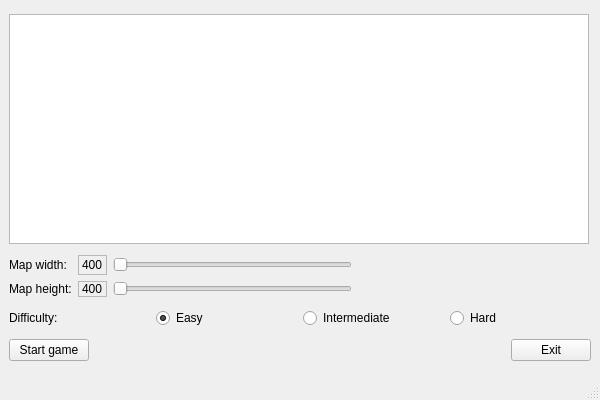
<?xml version="1.0" encoding="UTF-8"?>
<ui version="4.0">
 <class>SnakeMainWindow</class>
 <widget class="QMainWindow" name="SnakeMainWindow">
  <property name="geometry">
   <rect>
    <x>0</x>
    <y>0</y>
    <width>600</width>
    <height>400</height>
   </rect>
  </property>
  <property name="minimumSize">
   <size>
    <width>600</width>
    <height>400</height>
   </size>
  </property>
  <property name="maximumSize">
   <size>
    <width>600</width>
    <height>400</height>
   </size>
  </property>
  <property name="windowTitle">
   <string>MainWindow</string>
  </property>
  <property name="windowIcon">
   <iconset resource="snake.qrc">
    <normaloff>:/pixmap/SnakeHead.png</normaloff>:/pixmap/SnakeHead.png</iconset>
  </property>
  <widget class="QWidget" name="centralwidget">
   <layout class="QVBoxLayout" name="verticalLayout">
    <item>
     <widget class="QGraphicsView" name="snake_img_">
      <property name="minimumSize">
       <size>
        <width>580</width>
        <height>230</height>
       </size>
      </property>
      <property name="maximumSize">
       <size>
        <width>580</width>
        <height>230</height>
       </size>
      </property>
      <property name="verticalScrollBarPolicy">
       <enum>Qt::ScrollBarAlwaysOff</enum>
      </property>
      <property name="horizontalScrollBarPolicy">
       <enum>Qt::ScrollBarAlwaysOff</enum>
      </property>
     </widget>
    </item>
    <item>
     <layout class="QGridLayout" name="gridLayout">
      <item row="0" column="2">
       <widget class="QSlider" name="horizontalSlider">
        <property name="minimum">
         <number>400</number>
        </property>
        <property name="maximum">
         <number>900</number>
        </property>
        <property name="singleStep">
         <number>32</number>
        </property>
        <property name="value">
         <number>400</number>
        </property>
        <property name="orientation">
         <enum>Qt::Horizontal</enum>
        </property>
       </widget>
      </item>
      <item row="0" column="0">
       <widget class="QLabel" name="MapWidth">
        <property name="text">
         <string>Map width:</string>
        </property>
       </widget>
      </item>
      <item row="1" column="0">
       <widget class="QLabel" name="MapHeight">
        <property name="enabled">
         <bool>true</bool>
        </property>
        <property name="autoFillBackground">
         <bool>false</bool>
        </property>
        <property name="frameShape">
         <enum>QFrame::NoFrame</enum>
        </property>
        <property name="text">
         <string>Map height:</string>
        </property>
       </widget>
      </item>
      <item row="0" column="1">
       <widget class="QLabel" name="width_lbl_">
        <property name="frameShape">
         <enum>QFrame::StyledPanel</enum>
        </property>
        <property name="text">
         <string>400</string>
        </property>
       </widget>
      </item>
      <item row="1" column="1">
       <widget class="QLabel" name="height_lbl_">
        <property name="frameShape">
         <enum>QFrame::StyledPanel</enum>
        </property>
        <property name="text">
         <string>400</string>
        </property>
       </widget>
      </item>
      <item row="0" column="3">
       <spacer name="horizontalSpacer">
        <property name="orientation">
         <enum>Qt::Horizontal</enum>
        </property>
        <property name="sizeHint" stdset="0">
         <size>
          <width>40</width>
          <height>20</height>
         </size>
        </property>
       </spacer>
      </item>
      <item row="1" column="2">
       <widget class="QSlider" name="horizontalSlider_2">
        <property name="minimum">
         <number>400</number>
        </property>
        <property name="maximum">
         <number>600</number>
        </property>
        <property name="singleStep">
         <number>32</number>
        </property>
        <property name="value">
         <number>400</number>
        </property>
        <property name="orientation">
         <enum>Qt::Horizontal</enum>
        </property>
       </widget>
      </item>
     </layout>
    </item>
    <item>
     <layout class="QHBoxLayout" name="horizontalLayout_2">
      <item>
       <widget class="QLabel" name="label">
        <property name="text">
         <string>Difficulty:</string>
        </property>
       </widget>
      </item>
      <item>
       <widget class="QRadioButton" name="easy_btn_">
        <property name="text">
         <string>Easy</string>
        </property>
        <property name="checked">
         <bool>true</bool>
        </property>
       </widget>
      </item>
      <item>
       <widget class="QRadioButton" name="intermediate_btn_">
        <property name="text">
         <string>Intermediate</string>
        </property>
       </widget>
      </item>
      <item>
       <widget class="QRadioButton" name="hard_btn_">
        <property name="text">
         <string>Hard</string>
        </property>
       </widget>
      </item>
     </layout>
    </item>
    <item>
     <layout class="QHBoxLayout" name="horizontalLayout">
      <item>
       <widget class="QPushButton" name="start_game_btn_">
        <property name="text">
         <string>Start game</string>
        </property>
       </widget>
      </item>
      <item>
       <spacer name="horizontalSpacer_3">
        <property name="orientation">
         <enum>Qt::Horizontal</enum>
        </property>
        <property name="sizeHint" stdset="0">
         <size>
          <width>231</width>
          <height>22</height>
         </size>
        </property>
       </spacer>
      </item>
      <item>
       <widget class="QPushButton" name="exit_btn_">
        <property name="text">
         <string>Exit</string>
        </property>
       </widget>
      </item>
     </layout>
    </item>
   </layout>
  </widget>
  <widget class="QMenuBar" name="menubar">
   <property name="geometry">
    <rect>
     <x>0</x>
     <y>0</y>
     <width>600</width>
     <height>22</height>
    </rect>
   </property>
  </widget>
  <widget class="QStatusBar" name="statusbar"/>
 </widget>
 <tabstops>
  <tabstop>start_game_btn_</tabstop>
  <tabstop>exit_btn_</tabstop>
  <tabstop>snake_img_</tabstop>
 </tabstops>
 <resources>
  <include location="snake.qrc"/>
 </resources>
 <connections>
  <connection>
   <sender>horizontalSlider</sender>
   <signal>valueChanged(int)</signal>
   <receiver>width_lbl_</receiver>
   <slot>setNum(int)</slot>
   <hints>
    <hint type="sourcelabel">
     <x>161</x>
     <y>299</y>
    </hint>
    <hint type="destinationlabel">
     <x>107</x>
     <y>299</y>
    </hint>
   </hints>
  </connection>
  <connection>
   <sender>horizontalSlider_2</sender>
   <signal>valueChanged(int)</signal>
   <receiver>height_lbl_</receiver>
   <slot>setNum(int)</slot>
   <hints>
    <hint type="sourcelabel">
     <x>154</x>
     <y>326</y>
    </hint>
    <hint type="destinationlabel">
     <x>112</x>
     <y>328</y>
    </hint>
   </hints>
  </connection>
  <connection>
   <sender>exit_btn_</sender>
   <signal>clicked()</signal>
   <receiver>SnakeMainWindow</receiver>
   <slot>close()</slot>
   <hints>
    <hint type="sourcelabel">
     <x>555</x>
     <y>362</y>
    </hint>
    <hint type="destinationlabel">
     <x>471</x>
     <y>361</y>
    </hint>
   </hints>
  </connection>
  <connection>
   <sender>start_game_btn_</sender>
   <signal>clicked()</signal>
   <receiver>SnakeMainWindow</receiver>
   <slot>StartGame()</slot>
   <hints>
    <hint type="sourcelabel">
     <x>68</x>
     <y>354</y>
    </hint>
    <hint type="destinationlabel">
     <x>108</x>
     <y>369</y>
    </hint>
   </hints>
  </connection>
 </connections>
 <slots>
  <slot>StartGame()</slot>
 </slots>
</ui>
